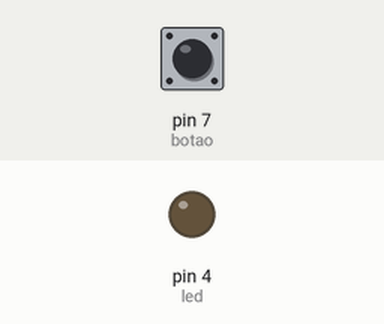
Bench run of a sketch on a simulated Arduino Uno, built with avr-gcc and run on an emulated ATmega328P. Parts: output pins drawn as LEDs (lit = HIGH). The inputs (shaded band) are chosen by the test bench; at power-on: pin 7 (botao) HIGH.

Above: at 1.2 s.
1.3 s: pin 7 (botao) pulled LOW for 0.15 s
At 2.5 s:
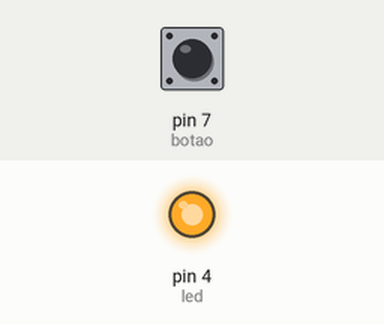
2.9 s: pin 7 (botao) pulled LOW for 1 s
At 3.7 s:
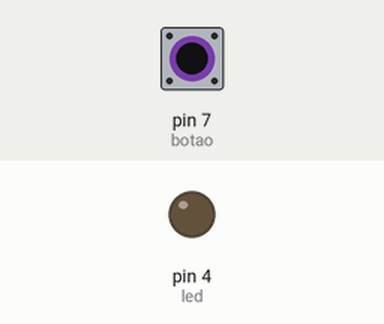
5.4 s: pin 7 (botao) pulled LOW for 3.2 s
At 6.8 s:
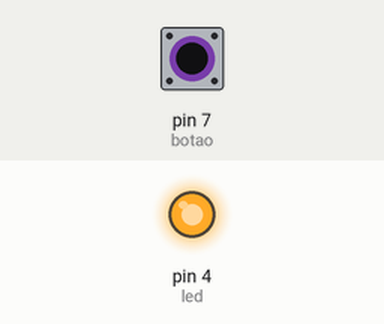
Timing chart, 0 to 8.4 s (numbered marks = the images above; inputs shaded):
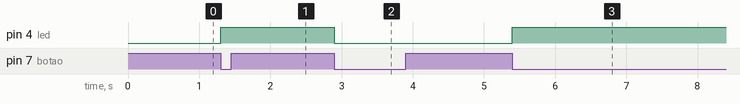

The sketch:

led_aceso_pemanente.ino
```cpp
int botao = 7;
int led = 4;
bool estadoLed = 0;

void setup()
{
  pinMode(botao, INPUT_PULLUP); // define o pino do botao como entrada "INPUT"
  pinMode(led, OUTPUT);
}

void loop()
{
  if(digitalRead(botao) == LOW) // Se o botão for pressionado
  {
    estadoLed = !estadoLed; // troca o estado do LED
    digitalWrite(led, estadoLed);
    while(digitalRead(botao) == LOW);
    delay(100);
  }
}
```

Measured:
- after the input at 1.3 s, pin 4 (led): LOW → HIGH at once
- after the input at 2.9 s, pin 4 (led): HIGH → LOW at once
- after the input at 5.4 s, pin 4 (led): LOW → HIGH at once
